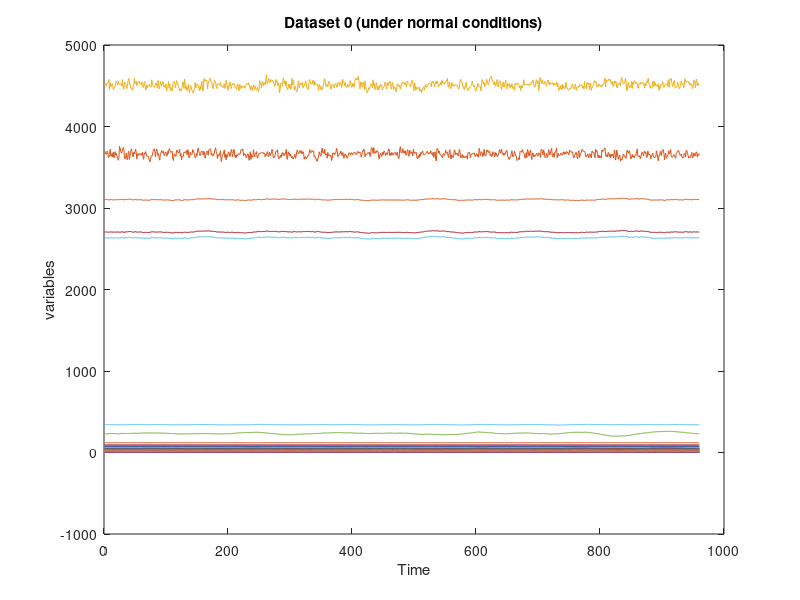
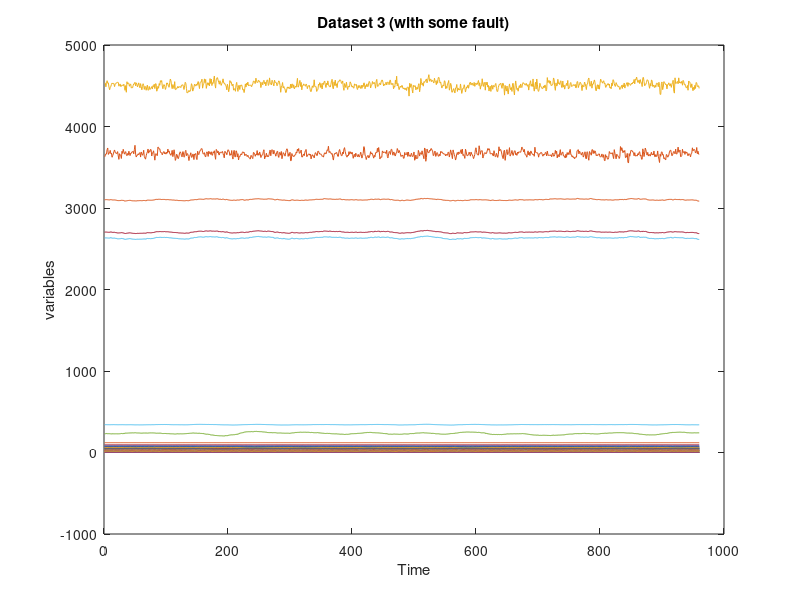
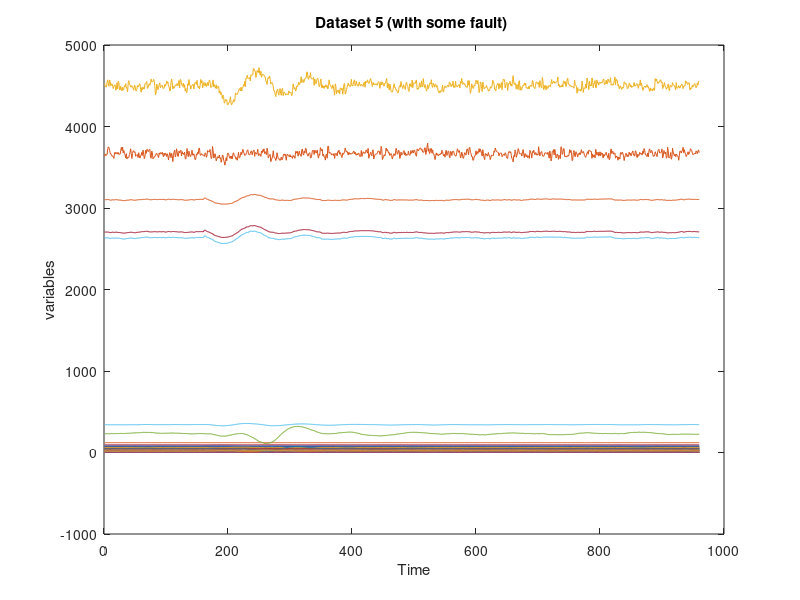
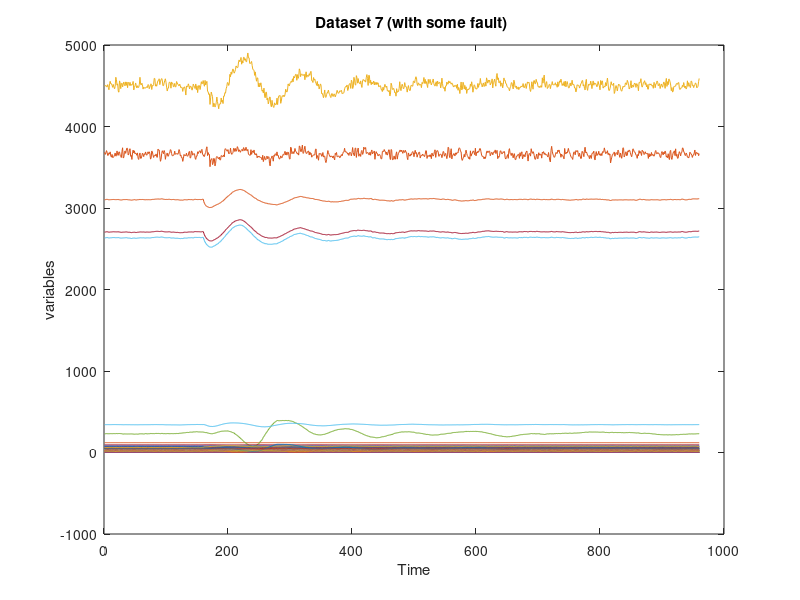

Source code (MATLAB) for these figures, in order: (Note: this script raises an error after producing the figures.)
clear all
close all
clc
%% Loading the data

load d00te1.mat;
load d03te1.mat;
load d05te1.mat;
load d07te1.mat;

%% Plot all the data set 

%dataset 0
figure
plot(d00te1)
title('Dataset 0 (under normal conditions)')
xlabel('Time')
ylabel('variables')
%dataset 3
figure
plot(d03te1)
xlabel('Time')
ylabel('variables')
title('Dataset 3 (with some fault)')
%dataset 5
figure
plot(d05te1)
xlabel('Time')
ylabel('variables')
title('Dataset 5 (with some fault) ')
%dataset 7
figure
plot(d07te1)
xlabel('Time')
ylabel('variables')
title('Dataset 7 (with some fault) ')

%% Plot of all the systems after flatting all the data.
process0=d00te1';
process00 = process0(:);
process_3=d03te1';
process33 = process_3(:);
process_5=d05te1';
process55 = process_5(:);
process_7=d07te1';
process77 = process_7(:);
figure
subplot(2,2,1)
plot(process00)
xlabel('Time')
ylabel('Observations')
title('Sys  0')

subplot(2,2,2)
plot(process33)
xlabel('Time')
ylabel('Observations')
title('Sys  3')

subplot(2,2,3)
plot(process55)
xlabel('Time')
ylabel('Observations')
title('Sys  5')

subplot(2,2,4)
plot(process77)
xlabel('Time')
ylabel('Observations')
title('Sys  7')

%% plot some variables on system 0 and 3 to find which variabels can 
% cause the fault visually.

figure
subplot(1,2,1)
plot(d00te1(:,[2 3 7 13 16 19 ]))
xlabel('Time')
ylabel('Variables')
legend('var 2','var 3','var 7','var 13','var 16','var 19')
title('Sys  0 ')
subplot(1,2,2)
plot(d03te1(:,[2 3 7 13 16 19]))
xlabel('Time')
ylabel('Variables')
legend('var 2','var 3','var 7','var 13','var 16','var 19')
title('Sys  3 ')

figure
subplot(1,2,1)
plot(d00te1(:,[27 29 31 33 43 44 50]))
xlabel('Time')
ylabel('Variables')
legend('var 27','var 29','var31','var 33','var 43','var 44','var 50')
title('Sys  0 ')
subplot(1,2,2)
plot(d03te1(:,[27 29 31 33 43 44 50]))
xlabel('Time')
ylabel('Variables')
legend('var 27','var 29','var31','var 33','var 43','var 44','var 50')
title('Sys  3 ')

%%  plot some variables on system 0 and 5 to find which variabels can 
% cause the fault visually.
figure
subplot(1,2,1)
plot(d00te1(:,[2 3 7 13 16 19]))
xlabel('Time')
ylabel('Variables')
legend('var 2','var 3','var 7','var 13','var 16','var 19')
title('Sys  0 ')
subplot(1,2,2)
plot(d05te1(:,[2 3 7 13 16 19]))
xlabel('Time')
ylabel('Variables')
legend('var 2','var 3','var 7','var 13','var 16','var 19')
title('Sys  5 ')

figure
subplot(1,2,1)
plot(d00te1(:,[27 29 31 33 43 44 50]))
xlabel('Time')
ylabel('Variables')
legend('var 27','var 29','var31','var 33','var 43','var 44','var 50')
title('Sys  0 ')
subplot(1,2,2)
plot(d05te1(:,[27 29 31 33 43 44 50]))
xlabel('Time')
ylabel('Variables')
legend('var 27','var 29','var31','var 33','var 43','var 44','var 50')
title('Sys  5 ')

%%  plot some variables on system 0 and 7 to find which variabels can 
% cause the fault visually.
figure
subplot(1,2,1)
plot(d00te1(:,[2 3 7 13 16 19 ]))
xlabel('Time')
ylabel('Variables')
legend('var 2','var 3','var 7','var 13','var 16','var 19')
title('Sys  0 ')
subplot(1,2,2)
plot(d07te1(:,[2 3 7 13 16 19]))
xlabel('Time')
ylabel('Variables')
legend('var 2','var 3','var 7','var 13','var 16','var 19')
title('Sys  7 ')

figure
subplot(1,2,1)
plot(d00te1(:,[27 29 31 33 43 44 50]))
xlabel('Time')
ylabel('Variables')
legend('var 27','var 29','var31','var 33','var 43','var 44','var 50')
title('Sys  0 ')
subplot(1,2,2)
plot(d07te1(:,[27 29 31 33 43 44 50]))
xlabel('Time')
ylabel('Variables')
legend('var 27','var 29','var31','var 33','var 43','var 44','var 50')
title('Sys  7 ')

%% Moving average method 
% Moving avarage for all the data set by taking 13 windows with mean 0 
%and variance 1

process = maverage(d00te1,13,0,1);
process3 = maverage(d03te1,13,0,1);
process5 = maverage(d05te1,13,0,1);
process7 = maverage(d07te1,13,0,1);

%% Plot the results before and after doing moving average for our dataset.

%Dataset 0
figure
subplot(1,2,1)
plot(d00te1)
xlabel('Time')
ylabel('Variables')
title('Dataset 0 before moving avarage')
subplot(1,2,2)
plot(process)
xlabel('Time')
ylabel('Variables')
title('Dataset 0 after moving avarage')

%Dataset 3
figure
subplot(1,2,1)
plot(d03te1 )
xlabel('Time')
ylabel('Variables')
title('Dataset 3 before moving avarage')
subplot(1,2,2)
plot(process3)
xlabel('Time')
ylabel('Variables')
title('Dataset 3 after moving avarage')

%Dataset 5
figure
subplot(1,2,1)
plot(d05te1 )
xlabel('Time')
ylabel('Variables')
title('Dataset 5 before moving avarage')
subplot(1,2,2)
plot(process5)
xlabel('Time')
ylabel('Variables')
title('Dataset 5 after moving avarage')

%Dataset 7
figure
subplot(1,2,1)
plot(d07te1)
xlabel('Time')
ylabel('Variables')
title('Dataset 7 before moving avarage')
subplot(1,2,2)
plot(process7)
xlabel('Time')
ylabel('Variables')
title('Dataset 7 after moving avarage')

%% PCA method after moving avarage.

[COEFF, SCORE, LATENT, TSQUARED, EXPLAINED] = pca(process);
r2=cumsum(EXPLAINED);

[COEFF3, SCORE3, LATENT3, TSQUARED3, EXPLAINED3] = pca(process3);
r23=cumsum(EXPLAINED3);

[COEFF5, SCORE5, LATENT5, TSQUARED5, EXPLAINED5] = pca(process5);
r25=cumsum(EXPLAINED5);

[COEFF7, SCORE7, LATENT7, TSQUARED7, EXPLAINED7] = pca(process7);
r27=cumsum(EXPLAINED7);

%%
figure
subplot(3,1,1)
plot(SCORE(:,1),SCORE(:,2),'.')
xlabel('Component 1')
ylabel('Component 2')
hold on
plot(SCORE3(:,1),SCORE3(:,2),'.')
xlabel('Component 1')
ylabel('Component 2')
title('PCA Score of first two principal components in System 0 and 3 ')

subplot(3,1,2)
plot(SCORE(:,1),SCORE(:,2),'.')
xlabel('Component 1')
ylabel('Component 2')
hold on
plot(SCORE5(:,1),SCORE5(:,2),'.')
xlabel('Component 1')
ylabel('Component 2')
title('PCA Score of first two principal components in System 0 and 5 ')

subplot(3,1,3)
plot(SCORE(:,1),SCORE(:,2),'.')
xlabel('Component 1')
ylabel('Component 2')
hold on
plot(SCORE7(:,1),SCORE7(:,2),'.')
xlabel('Component 1')
ylabel('Component 2')
title('PCA Score of first two principal components in System 0 and 7 ')


%%
figure
b = string(1:52);
subplot(3,1,1)
biplot(COEFF(:,1:2),'VarLabels',b)
hold on
biplot(COEFF3(:,1:2), 'Color', 'r','VarLabels',b)
% legend('Sys 0', 'Sys 3')
title('PCA COEFF of first two principal components in System 0 and 3 ')

subplot(3,1,2)
biplot(COEFF(:,1:2), 'Color', 'b','VarLabels',b)
hold on
biplot(COEFF5(:,1:2), 'Color', 'r','VarLabels',b);
% legend('Sys 0', 'Sys 5')
title('PCA COEFF of first two principal components in System 0 and 5 ')

subplot(3,1,3)
biplot(COEFF(:,1:2),'VarLabels',b)
hold on
biplot(COEFF7(:,1:2),'Color', 'r','VarLabels',b)
% legend('Sys 0', 'Sys 7')
title('PCA COEFF of first two principal components in System 0 and 7 ')

%% biplot 

%Dataset 0

figure
biplot(COEFF(:,1:2), 'scores',SCORE(:,1:2))
title('System 0 after PCA')

%Dataset 3
figure
biplot(COEFF3(:,1:2), 'scores',SCORE3(:,1:2))
title('System 3 after PCA')

%Dataset 5
figure
biplot(COEFF5(:,1:2), 'scores',SCORE5(:,1:2))
title('System 5 after PCA')

%Dataset 7
figure
biplot(COEFF7(:,1:2), 'scores',SCORE7(:,1:2))
title('System 7 after PCA')

%% Plot T_square for all the dataset

%Dataset 3
figure
plot(TSQUARED)
xlabel('Time')
ylabel('T^2 PCA')
hold on
plot(TSQUARED3)
legend('Sys 0','Sys 3')
title('Comparison between systems 0 and 3 after PCA')

%Dataset 5
figure
plot(TSQUARED)
xlabel('Time')
ylabel('T^2 PCA')
hold on
plot(TSQUARED5)
legend('Sys 0','Sys 5')
title('Comparison between systems 0 and 5 after PCA')

%Dataset 7
figure
plot(TSQUARED)
xlabel('Time')
ylabel('T^2 PCA')
hold on
plot(TSQUARED7)
legend('Sys 0','Sys 7')
title('Comparison between systems 0 and 7 after PCA')


%% Calculate the distance between system 0 and the other systems, from 
% coefficient of PCA.

Dist_0_3=sqrt((COEFF(:,1)-COEFF3(:,1)).^2+(COEFF(:,2)-COEFF3(:,2)).^2);
[S3,Ind3]=sort(Dist_0_3,'descend');

Dist_0_5=sqrt((COEFF(:,1)-COEFF5(:,1)).^2+(COEFF(:,2)-COEFF5(:,2)).^2);
[S5,Ind5]=sort(Dist_0_5,'descend');

Dist_0_7=sqrt((COEFF(:,1)-COEFF7(:,1)).^2+(COEFF(:,2)-COEFF7(:,2)).^2);
[S7,Ind7]=sort(Dist_0_7,'descend');


%% Auto correlation 

%Dataset 0
[acf,tlags,bounds] = autocorr(TSQUARED,'NumMA',2);
figure
autocorr(TSQUARED)

%Dataset 3
[acf3,tlags3,bounds3] = autocorr(TSQUARED3,'NumMA',2);
figure
autocorr(TSQUARED3)

%Dataset 5
[acf5,tlags5,bounds5] = autocorr(TSQUARED5,'NumMA',2);
figure
autocorr(TSQUARED5)

%Dataset 7
[acf7,tlags7,bounds7] = autocorr(TSQUARED7,'NumMA',2);
figure
autocorr(TSQUARED7)

%% DPCA method
%flip the data such that it become from the recent observation to the
% oldest observation. then find the lag matrix for the flip matrix.

%Dataset 0
f_process=flip(d00te1); 
lags = [0 -1 -2 -3 -4 -5 -6 -7]; % 7 lags
flag= lagmatrix(f_process,lags); 
len=length(f_process)-length(lags)+1; %to remove the 7 last rows from the matrix
flagd= flag(1:len,:);

%Dataset 3
f_process3=flip(d03te1); 
flag3= lagmatrix(f_process3,lags); 
flagd3= flag3(1:len,:);

%Dataset 5
f_process5=flip(d05te1); 
flag5= lagmatrix(f_process5,lags); 
flagd5= flag5(1:len,:);

%Dataset 7
f_process7=flip(d07te1); 
flag7= lagmatrix(f_process7,lags); 
flagd7= flag7(1:len,:);

%% PCA after the lags (DPCA)

%Dataset 0
[COEFF1, SCORE1, LATENT1, TSQUARED1, EXPLAINED1] = pca(flagd);
r21=cumsum(EXPLAINED1);

%Dataset 3
[COEFF13, SCORE13, LATENT13, TSQUARED13, EXPLAINED13] = pca(flagd3);
r21_3=cumsum(EXPLAINED13);

%Dataset 5
[COEFF15, SCORE15, LATENT15, TSQUARED15, EXPLAINED15] = pca(flagd5);
r21_5=cumsum(EXPLAINED15);

%Dataset 7
[COEFF17, SCORE17, LATENT17, TSQUARED17, EXPLAINED17] = pca(flagd7);
r21=cumsum(EXPLAINED17);

%% Plot comparasion between the score of system 0 and the other systems.

figure
subplot(3,1,1)
plot(SCORE1(:,1),SCORE1(:,2),'.')
xlabel('Component 1')
ylabel('Component 2')
hold on
plot(SCORE13(:,1),SCORE13(:,2),'.')
xlabel('Component 1')
ylabel('Component 2')
title('DPCA Score of first two principal components in System 0 and 3 ')

subplot(3,1,2)
plot(SCORE1(:,1),SCORE1(:,2),'.')
xlabel('Component 1')
ylabel('Component 2')
hold on
plot(SCORE15(:,1),SCORE15(:,2),'.')
xlabel('Component 1')
ylabel('Component 2')
title('DPCA Score of first two principal components in System 0 and 5 ')

subplot(3,1,3)
plot(SCORE1(:,1),SCORE1(:,2),'.')
xlabel('Component 1')
ylabel('Component 2')
hold on
plot(SCORE17(:,1),SCORE17(:,2),'.')
xlabel('Component 1')
ylabel('Component 2')
title('DPCA Score of first two principal components in System 0 and 7 ')

%%
figure
b = string(1:416);
subplot(3,1,1)
biplot(COEFF1(:,1:2),'VarLabels',b)
hold on
biplot(COEFF13(:,1:2), 'Color', 'r','VarLabels',b)
% legend('Sys 0', 'Sys 3')
title('DPCA COEFF of first two principal components in System 0 and 3 ')

subplot(3,1,2)
biplot(COEFF1(:,1:2), 'Color', 'b','VarLabels',b)
hold on
biplot(COEFF15(:,1:2), 'Color', 'r','VarLabels',b);
% legend('Sys 0', 'Sys 5')
title('DPCA COEFF of first two principal components in System 0 and 5 ')

subplot(3,1,3)
biplot(COEFF1(:,1:2),'VarLabels',b)
hold on
biplot(COEFF17(:,1:2),'Color', 'r','VarLabels',b)
% legend('Sys 0', 'Sys 7')
title('DPCA COEFF of first two principal components in System 0 and 7 ')


%% T squared for the all systems.

%Dataset 3
figure
plot(TSQUARED1)
xlabel('Time')
ylabel('T^2 DPCA')
hold on
plot(TSQUARED13)
legend('Sys 0','Sys 3')
title('Comparison between systems 0 and 3 after DPCA')

%Dataset 5
figure
plot(TSQUARED1)
xlabel('Time')
ylabel('T^2 DPCA')
hold on
plot(TSQUARED15)
legend('Sys 0','Sys 5')
title('Comparison between systems 0 and 5 after DPCA')

%%Dataset 7
figure
plot(TSQUARED1)
xlabel('Time')
ylabel('T^2 DPCA')
hold on
plot(TSQUARED17)
legend('Sys 0','Sys 7')
title('Comparison between systems 0 and 7 after DPCA')

%% Biplot

%Dataset 0
figure
biplot(COEFF1(:,1:2), 'scores',SCORE1(:,1:2))
title('System 0 after DPCA')

%Dataset 3
figure
biplot(COEFF13(:,1:2), 'scores',SCORE13(:,1:2))
title('System 3 after DPCA')

%Dataset 5
figure
biplot(COEFF15(:,1:2), 'scores',SCORE15(:,1:2))
title('System 5 after DPCA')

%Dataset 7
figure
biplot(COEFF17(:,1:2), 'scores',SCORE17(:,1:2))
title('System 7 after DPCA')
%%
figure
plot(SCORE1(:,1),SCORE1(:,2),'.')
hold on
plot(SCORE13(:,1),SCORE13(:,2),'.')
xlabel('Component 1')
ylabel('Component 2')
title('DPCA Score of first two principal components in System 0 and 3 ')
figure
plot(SCORE1(:,1),SCORE1(:,2),'.')
hold on
plot(SCORE15(:,1),SCORE15(:,2),'.')
xlabel('Component 1')
ylabel('Component 2')
title('DPCA Score of first two principal components in System 0 and 5 ')
figure
plot(SCORE1(:,1),SCORE1(:,2),'.')
hold on
plot(SCORE17(:,1),SCORE17(:,2),'.')
xlabel('Component 1')
ylabel('Component 2')
title('DPCA Score of first two principal components in System 0 and 7 ')

%% The distances

Dist1_0_3=sqrt((COEFF1(:,1)-COEFF13(:,1)).^2+(COEFF1(:,2)-COEFF13(:,2)).^2);
[S13,Ind13]=sort(Dist1_0_3,'descend');

Dist1_0_5=sqrt((COEFF1(:,1)-COEFF15(:,1)).^2+(COEFF1(:,2)-COEFF15(:,2)).^2);
[S15,Ind15]=sort(Dist1_0_5,'descend');

Dist1_0_7=sqrt((COEFF1(:,1)-COEFF17(:,1)).^2+(COEFF1(:,2)-COEFF17(:,2)).^2);
[S17,Ind17]=sort(Dist1_0_7,'descend');


%% Auto correlation for all the dataset

%Dataset 0
figure
[acf1,tlags1,bounds1] = autocorr(TSQUARED1,'NumMA',2);
autocorr(TSQUARED1)

%Dataset 3
figure
[acf13,tlags13,bounds13] = autocorr(TSQUARED13,'NumMA',2);
autocorr(TSQUARED13)

%Dataset 5
figure
[acf15,tlags15,bounds15] = autocorr(TSQUARED15,'NumMA',2);
autocorr(TSQUARED15)

%Dataset 7
figure
[acf17,tlags17,bounds17] = autocorr(TSQUARED17,'NumMA',2);
autocorr(TSQUARED17)

%%
% 
%  [RESIDUALS,RECONSTRUCTED] = pcares(flagd,22);
%  Q = diag(RESIDUALS*RESIDUALS') ;
% %%
% figure
% plot(Q)
% figure
% [acfQ,Qlags,boundsQ] = autocorr(Q,'NumMA',2);
% autocorr(Q)
